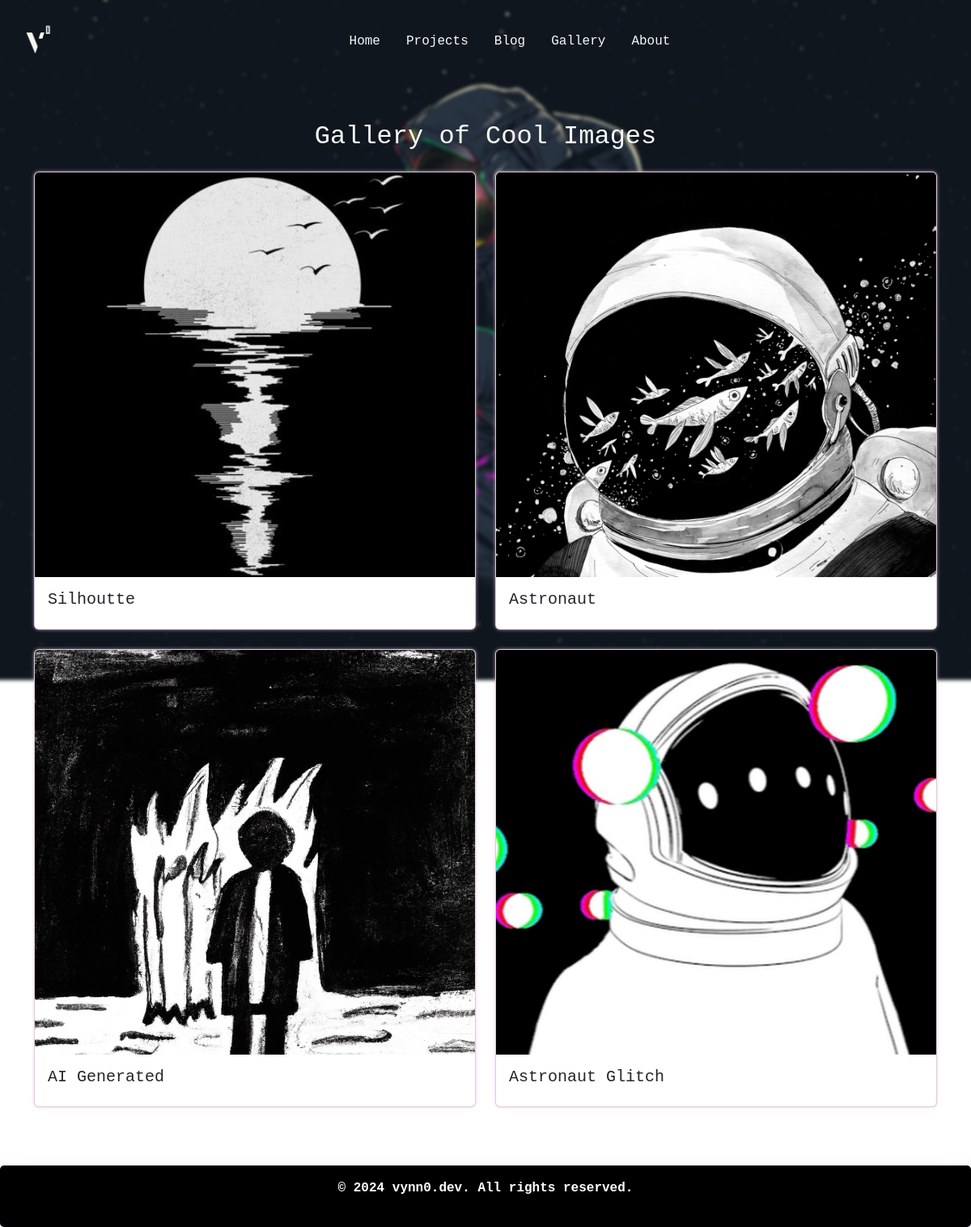
/gallery.php, run on the app's committed database.
### tables this page shows
CREATE TABLE `gallery` (
  `id` int NOT NULL,
  `name` varchar(100) NOT NULL,
  `image_path` varchar(255) NOT NULL
);

### gallery.php (the view, shortened to what this page needs)
<!DOCTYPE html>
<html lang="en">
<head>
    <link href="https://cdn.jsdelivr.net/npm/bootstrap@5.3.3/dist/css/bootstrap.min.css" rel="stylesheet">
</head>
<body>
    <div class="bg-image"></div>
    <?php include 'Template/header.php'; ?>
    <section>
        <div class="container my-5">
            <h2 class="text-center text-light mb-4">Gallery of Cool Images</h2>
            <?php
            include 'Database/connection.php';
            $query = "SELECT id, name, image_path FROM gallery";
            $result = mysqli_query($connection, $query);
            if (mysqli_num_rows($result) > 0) {
                echo '<div class="row">';
                while ($row = mysqli_fetch_assoc($result)) {
                    $imagePath = $row['image_path'] ?? 'assets/default.jpg';
                    echo '<div class="col-md-6 mb-4">';
                    echo '    <div class="card h-100">';
                    echo '        <img src="' . htmlspecialchars($imagePath) . '" class="card-img-top" alt="' . htmlspecialchars($row['name']) . '">';
                    echo '        <div class="card-body">';
                    echo '            <h5 class="card-title">' . htmlspecialchars($row['name']) . '</h5>';
                    echo '        </div>';
                    echo '    </div>';
                    echo '</div>';
                }
                echo '</div>';
            } else {
                echo '<p class="text-center text-light">No blog posts found.</p>';
            }
            ?>
        </div>
    </section>
    <?php include 'Template/footer.php'; ?>
</body>
</html>

### Template/header.php (shortened to what this page needs)
<!DOCTYPE html>
<html lang="en">
<head>
    <link href="https://cdn.jsdelivr.net/npm/bootstrap@5.3.3/dist/css/bootstrap.min.css" rel="stylesheet">
    <link href="CSS/styles.css" rel="stylesheet">
</head>
<body>
<header>
<nav class="navbar navbar-expand-sm bg-transparent navbar-dark py-3">
    <div class="container-fluid">
        <div class="navbar-brand">
            <img src="Assets/V-trsp.png" style="max-height: 60px;" class="rounded" alt="Logo">
        </div>
        <ul class="navbar-nav mx-auto">
            <li class="nav-item me-3"><a class="nav-link text-light" href="dashboard.php">Home</a></li>
            <li class="nav-item me-3"><a class="nav-link text-light" href="project.php">Projects</a></li>
            <li class="nav-item me-3"><a class="nav-link text-light" href="blog.php">Blog</a></li>
            <li class="nav-item me-3"><a class="nav-link text-light" href="gallery.php">Gallery</a></li>
            <li class="nav-item me-3"><a class="nav-link text-light" href="about.php">About</a></li>
        </ul>
    </div>
</nav>
</header>

### Template/footer.php (shortened to what this page needs)
<footer class="footer text-light pt-3 shadow-transition">
    <div class="container">
        <p>&copy; 2024 vynn0.dev. All rights reserved.</p>
    </div>
</footer>
</body>
</html>

### CSS/styles.css (style rules this page uses)
body { font-family: 'Courier New', monospace; }
.bg-image { background-image: url('../Assets/background.jpg'); background-color: rgba(0, 0, 0, 0.5); filter: blur(2px); -webkit-filter: blur(2px); position: fixed; top: 0; left: 0; width: 100vw; height: 100vh; background-position: center; background-repeat: no-repeat; background-size: cover; transform: scale(1.1); z-index: -1; }
.nav-item .nav-link { transition: color 0.3s ease, transform 0.3s ease; }
.footer { background-color: #000000; padding: 20px; border-radius: 5px; }
footer p { font-family: "Lucida Console", "Courier New", monospace; font-weight: bold; text-align: center; color: #ffffff; }
.card { box-shadow: 0px 0px 4px rgba(255, 185, 246, 0.7); transition: box-shadow 0.3s ease, transform 0.3s ease, color 0.3s ease; }
.shadow-transition { box-shadow: 0px 16px 32px rgba(213, 201, 255, 0.7); }

### gallery.php (style rules this page uses)
.card-img-top { width: 100%; height: 500px; object-fit: cover; }

### data on the page
gallery: image_path (picture), name "Silhoutte"
gallery: image_path (picture), name "Astronaut"
gallery: image_path (picture), name "AI Generated"
gallery: image_path (picture), name "Astronaut Glitch"
